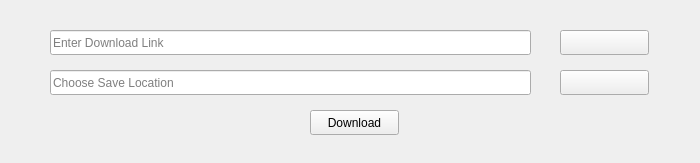
<?xml version="1.0" encoding="UTF-8"?>
<ui version="4.0">
 <class>Form</class>
 <widget class="QWidget" name="Form">
  <property name="geometry">
   <rect>
    <x>0</x>
    <y>0</y>
    <width>700</width>
    <height>163</height>
   </rect>
  </property>
  <property name="sizePolicy">
   <sizepolicy hsizetype="Fixed" vsizetype="Fixed">
    <horstretch>0</horstretch>
    <verstretch>0</verstretch>
   </sizepolicy>
  </property>
  <property name="windowTitle">
   <string>Form</string>
  </property>
  <widget class="QLineEdit" name="downLink">
   <property name="geometry">
    <rect>
     <x>50</x>
     <y>30</y>
     <width>481</width>
     <height>25</height>
    </rect>
   </property>
   <property name="placeholderText">
    <string>Enter Download Link</string>
   </property>
  </widget>
  <widget class="QLineEdit" name="saveLoc">
   <property name="geometry">
    <rect>
     <x>50</x>
     <y>70</y>
     <width>481</width>
     <height>25</height>
    </rect>
   </property>
   <property name="text">
    <string/>
   </property>
   <property name="placeholderText">
    <string>Choose Save Location</string>
   </property>
  </widget>
  <widget class="QPushButton" name="checkButton">
   <property name="geometry">
    <rect>
     <x>560</x>
     <y>30</y>
     <width>89</width>
     <height>25</height>
    </rect>
   </property>
   <property name="text">
    <string/>
   </property>
  </widget>
  <widget class="QPushButton" name="saveButton">
   <property name="geometry">
    <rect>
     <x>560</x>
     <y>70</y>
     <width>89</width>
     <height>25</height>
    </rect>
   </property>
   <property name="text">
    <string/>
   </property>
  </widget>
  <widget class="QPushButton" name="downloadButton">
   <property name="geometry">
    <rect>
     <x>310</x>
     <y>110</y>
     <width>89</width>
     <height>25</height>
    </rect>
   </property>
   <property name="text">
    <string>Download</string>
   </property>
  </widget>
 </widget>
 <resources/>
 <connections/>
</ui>
